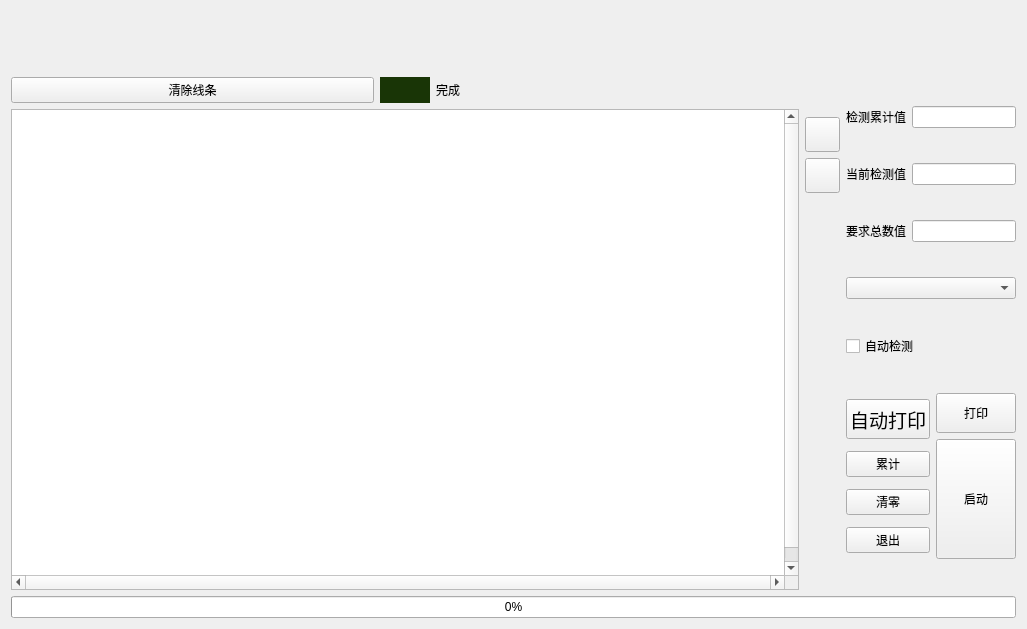
<?xml version="1.0" encoding="UTF-8"?>
<ui version="4.0">
 <class>autowork</class>
 <widget class="QWidget" name="autowork">
  <property name="enabled">
   <bool>true</bool>
  </property>
  <property name="geometry">
   <rect>
    <x>0</x>
    <y>0</y>
    <width>1027</width>
    <height>629</height>
   </rect>
  </property>
  <property name="minimumSize">
   <size>
    <width>1010</width>
    <height>0</height>
   </size>
  </property>
  <property name="windowTitle">
   <string>运行界面</string>
  </property>
  <property name="windowIcon">
   <iconset resource="res.qrc">
    <normaloff>:/image/Chart/logo2.ico</normaloff>:/image/Chart/logo2.ico</iconset>
  </property>
  <layout class="QVBoxLayout" name="verticalLayout_8">
   <item>
    <layout class="QVBoxLayout" name="verticalLayout_6">
     <item>
      <layout class="QHBoxLayout" name="horizontalLayout">
       <item>
        <widget class="QLabel" name="label">
         <property name="sizePolicy">
          <sizepolicy hsizetype="Preferred" vsizetype="Minimum">
           <horstretch>0</horstretch>
           <verstretch>0</verstretch>
          </sizepolicy>
         </property>
         <property name="minimumSize">
          <size>
           <width>1005</width>
           <height>60</height>
          </size>
         </property>
         <property name="maximumSize">
          <size>
           <width>1000</width>
           <height>60</height>
          </size>
         </property>
         <property name="styleSheet">
          <string notr="true">image: url(:/image/Chart/logoyunxing.png);</string>
         </property>
         <property name="text">
          <string/>
         </property>
         <property name="alignment">
          <set>Qt::AlignCenter</set>
         </property>
        </widget>
       </item>
      </layout>
     </item>
     <item>
      <layout class="QHBoxLayout" name="horizontalLayout_7" stretch="7,0,1">
       <item>
        <layout class="QVBoxLayout" name="verticalLayout_4">
         <item>
          <layout class="QHBoxLayout" name="horizontalLayout_6">
           <item>
            <widget class="QPushButton" name="pb_clearline">
             <property name="font">
              <font>
               <family>DejaVu Sans Mono</family>
              </font>
             </property>
             <property name="text">
              <string>清除线条</string>
             </property>
            </widget>
           </item>
           <item>
            <widget class="QLabel" name="label_3">
             <property name="maximumSize">
              <size>
               <width>50</width>
               <height>16777215</height>
              </size>
             </property>
             <property name="styleSheet">
              <string notr="true">background-color: rgb(25, 53, 6);</string>
             </property>
             <property name="text">
              <string/>
             </property>
            </widget>
           </item>
           <item>
            <widget class="QLabel" name="label_7">
             <property name="font">
              <font>
               <family>DejaVu Sans Mono</family>
              </font>
             </property>
             <property name="text">
              <string>完成</string>
             </property>
            </widget>
           </item>
          </layout>
         </item>
         <item>
          <widget class="QScrollArea" name="scrollArea">
           <property name="sizePolicy">
            <sizepolicy hsizetype="Expanding" vsizetype="Expanding">
             <horstretch>0</horstretch>
             <verstretch>0</verstretch>
            </sizepolicy>
           </property>
           <property name="minimumSize">
            <size>
             <width>640</width>
             <height>480</height>
            </size>
           </property>
           <property name="verticalScrollBarPolicy">
            <enum>Qt::ScrollBarAlwaysOn</enum>
           </property>
           <property name="horizontalScrollBarPolicy">
            <enum>Qt::ScrollBarAlwaysOn</enum>
           </property>
           <property name="widgetResizable">
            <bool>true</bool>
           </property>
           <widget class="QWidget" name="scrollAreaWidgetContents">
            <property name="geometry">
             <rect>
              <x>0</x>
              <y>0</y>
              <width>762</width>
              <height>480</height>
             </rect>
            </property>
            <property name="minimumSize">
             <size>
              <width>640</width>
              <height>480</height>
             </size>
            </property>
            <property name="styleSheet">
             <string notr="true">background-color: rgb(255, 255, 255);</string>
            </property>
            <layout class="QVBoxLayout" name="verticalLayout_7">
             <item>
              <widget class="camaraget" name="lb_image">
               <property name="sizePolicy">
                <sizepolicy hsizetype="Preferred" vsizetype="Preferred">
                 <horstretch>0</horstretch>
                 <verstretch>0</verstretch>
                </sizepolicy>
               </property>
               <property name="text">
                <string/>
               </property>
              </widget>
             </item>
            </layout>
           </widget>
          </widget>
         </item>
        </layout>
       </item>
       <item>
        <layout class="QVBoxLayout" name="verticalLayout_5">
         <item>
          <spacer name="verticalSpacer_2">
           <property name="orientation">
            <enum>Qt::Vertical</enum>
           </property>
           <property name="sizeType">
            <enum>QSizePolicy::Fixed</enum>
           </property>
           <property name="sizeHint" stdset="0">
            <size>
             <width>20</width>
             <height>40</height>
            </size>
           </property>
          </spacer>
         </item>
         <item>
          <widget class="QPushButton" name="pb_fangda">
           <property name="minimumSize">
            <size>
             <width>35</width>
             <height>35</height>
            </size>
           </property>
           <property name="maximumSize">
            <size>
             <width>35</width>
             <height>35</height>
            </size>
           </property>
           <property name="text">
            <string/>
           </property>
           <property name="icon">
            <iconset resource="res.qrc">
             <normaloff>:/image/Chart/Plus.png</normaloff>:/image/Chart/Plus.png</iconset>
           </property>
           <property name="iconSize">
            <size>
             <width>35</width>
             <height>35</height>
            </size>
           </property>
          </widget>
         </item>
         <item>
          <widget class="QPushButton" name="pb_suoxiao">
           <property name="minimumSize">
            <size>
             <width>35</width>
             <height>35</height>
            </size>
           </property>
           <property name="maximumSize">
            <size>
             <width>35</width>
             <height>35</height>
            </size>
           </property>
           <property name="text">
            <string/>
           </property>
           <property name="icon">
            <iconset resource="res.qrc">
             <normaloff>:/image/Chart/Minus.png</normaloff>:/image/Chart/Minus.png</iconset>
           </property>
           <property name="iconSize">
            <size>
             <width>35</width>
             <height>35</height>
            </size>
           </property>
          </widget>
         </item>
         <item>
          <spacer name="verticalSpacer">
           <property name="orientation">
            <enum>Qt::Vertical</enum>
           </property>
           <property name="sizeHint" stdset="0">
            <size>
             <width>20</width>
             <height>208</height>
            </size>
           </property>
          </spacer>
         </item>
        </layout>
       </item>
       <item>
        <layout class="QVBoxLayout" name="verticalLayout_3">
         <item>
          <layout class="QHBoxLayout" name="horizontalLayout_2">
           <item>
            <widget class="QLabel" name="label_4">
             <property name="font">
              <font>
               <family>DejaVu Sans Mono</family>
              </font>
             </property>
             <property name="text">
              <string>检测累计值</string>
             </property>
            </widget>
           </item>
           <item>
            <widget class="QLineEdit" name="le_sumnum"/>
           </item>
          </layout>
         </item>
         <item>
          <layout class="QHBoxLayout" name="horizontalLayout_3">
           <item>
            <widget class="QLabel" name="label_5">
             <property name="font">
              <font>
               <family>DejaVu Sans Mono</family>
              </font>
             </property>
             <property name="text">
              <string>当前检测值</string>
             </property>
            </widget>
           </item>
           <item>
            <widget class="QLineEdit" name="le_currentnum"/>
           </item>
          </layout>
         </item>
         <item>
          <layout class="QHBoxLayout" name="horizontalLayout_4">
           <item>
            <widget class="QLabel" name="label_6">
             <property name="font">
              <font>
               <family>DejaVu Sans Mono</family>
              </font>
             </property>
             <property name="text">
              <string>要求总数值</string>
             </property>
            </widget>
           </item>
           <item>
            <widget class="QLineEdit" name="le_demand"/>
           </item>
          </layout>
         </item>
         <item>
          <widget class="QComboBox" name="comboBox"/>
         </item>
         <item>
          <widget class="QCheckBox" name="checkBox">
           <property name="text">
            <string>自动检测</string>
           </property>
          </widget>
         </item>
         <item>
          <layout class="QHBoxLayout" name="horizontalLayout_5">
           <item>
            <layout class="QVBoxLayout" name="verticalLayout_2">
             <property name="spacing">
              <number>6</number>
             </property>
             <item>
              <widget class="QPushButton" name="pb_auto">
               <property name="minimumSize">
                <size>
                 <width>0</width>
                 <height>40</height>
                </size>
               </property>
               <property name="font">
                <font>
                 <family>DejaVu Sans Mono</family>
                 <pointsize>14</pointsize>
                 <weight>50</weight>
                 <italic>false</italic>
                 <bold>false</bold>
                </font>
               </property>
               <property name="styleSheet">
                <string notr="true"/>
               </property>
               <property name="text">
                <string>自动打印</string>
               </property>
               <property name="checkable">
                <bool>true</bool>
               </property>
              </widget>
             </item>
             <item>
              <widget class="QPushButton" name="pb_gain">
               <property name="font">
                <font>
                 <family>DejaVu Sans Mono</family>
                </font>
               </property>
               <property name="text">
                <string>累计</string>
               </property>
               <property name="icon">
                <iconset resource="res.qrc">
                 <normaloff>:/image/Chart/queren.png</normaloff>:/image/Chart/queren.png</iconset>
               </property>
               <property name="iconSize">
                <size>
                 <width>30</width>
                 <height>30</height>
                </size>
               </property>
               <property name="checkable">
                <bool>true</bool>
               </property>
              </widget>
             </item>
             <item>
              <widget class="QPushButton" name="pb_qingling">
               <property name="font">
                <font>
                 <family>DejaVu Sans Mono</family>
                </font>
               </property>
               <property name="text">
                <string>清零</string>
               </property>
               <property name="icon">
                <iconset resource="res.qrc">
                 <normaloff>:/image/Chart/delete.png</normaloff>:/image/Chart/delete.png</iconset>
               </property>
               <property name="iconSize">
                <size>
                 <width>25</width>
                 <height>25</height>
                </size>
               </property>
              </widget>
             </item>
             <item>
              <widget class="QPushButton" name="pb_tuichu">
               <property name="font">
                <font>
                 <family>DejaVu Sans Mono</family>
                </font>
               </property>
               <property name="text">
                <string>退出</string>
               </property>
               <property name="icon">
                <iconset resource="res.qrc">
                 <normaloff>:/image/Chart/tuichu.png</normaloff>:/image/Chart/tuichu.png</iconset>
               </property>
               <property name="iconSize">
                <size>
                 <width>30</width>
                 <height>30</height>
                </size>
               </property>
              </widget>
             </item>
            </layout>
           </item>
           <item>
            <layout class="QVBoxLayout" name="verticalLayout">
             <property name="spacing">
              <number>6</number>
             </property>
             <item>
              <widget class="QPushButton" name="pb_printer">
               <property name="minimumSize">
                <size>
                 <width>0</width>
                 <height>40</height>
                </size>
               </property>
               <property name="font">
                <font>
                 <family>DejaVu Sans Mono</family>
                </font>
               </property>
               <property name="text">
                <string>打印</string>
               </property>
              </widget>
             </item>
             <item>
              <widget class="QPushButton" name="pb_start">
               <property name="sizePolicy">
                <sizepolicy hsizetype="Minimum" vsizetype="Fixed">
                 <horstretch>0</horstretch>
                 <verstretch>0</verstretch>
                </sizepolicy>
               </property>
               <property name="maximumSize">
                <size>
                 <width>100</width>
                 <height>120</height>
                </size>
               </property>
               <property name="font">
                <font>
                 <family>DejaVu Sans Mono</family>
                </font>
               </property>
               <property name="text">
                <string>启动</string>
               </property>
               <property name="icon">
                <iconset resource="res.qrc">
                 <normaloff>:/image/Chart/queren.png</normaloff>:/image/Chart/queren.png</iconset>
               </property>
               <property name="iconSize">
                <size>
                 <width>30</width>
                 <height>30</height>
                </size>
               </property>
              </widget>
             </item>
            </layout>
           </item>
          </layout>
         </item>
        </layout>
       </item>
      </layout>
     </item>
     <item>
      <widget class="QProgressBar" name="progressBar">
       <property name="value">
        <number>0</number>
       </property>
      </widget>
     </item>
    </layout>
   </item>
  </layout>
 </widget>
 <customwidgets>
  <customwidget>
   <class>camaraget</class>
   <extends>QLabel</extends>
   <header>camaraget.h</header>
  </customwidget>
 </customwidgets>
 <resources>
  <include location="res.qrc"/>
 </resources>
 <connections/>
</ui>
